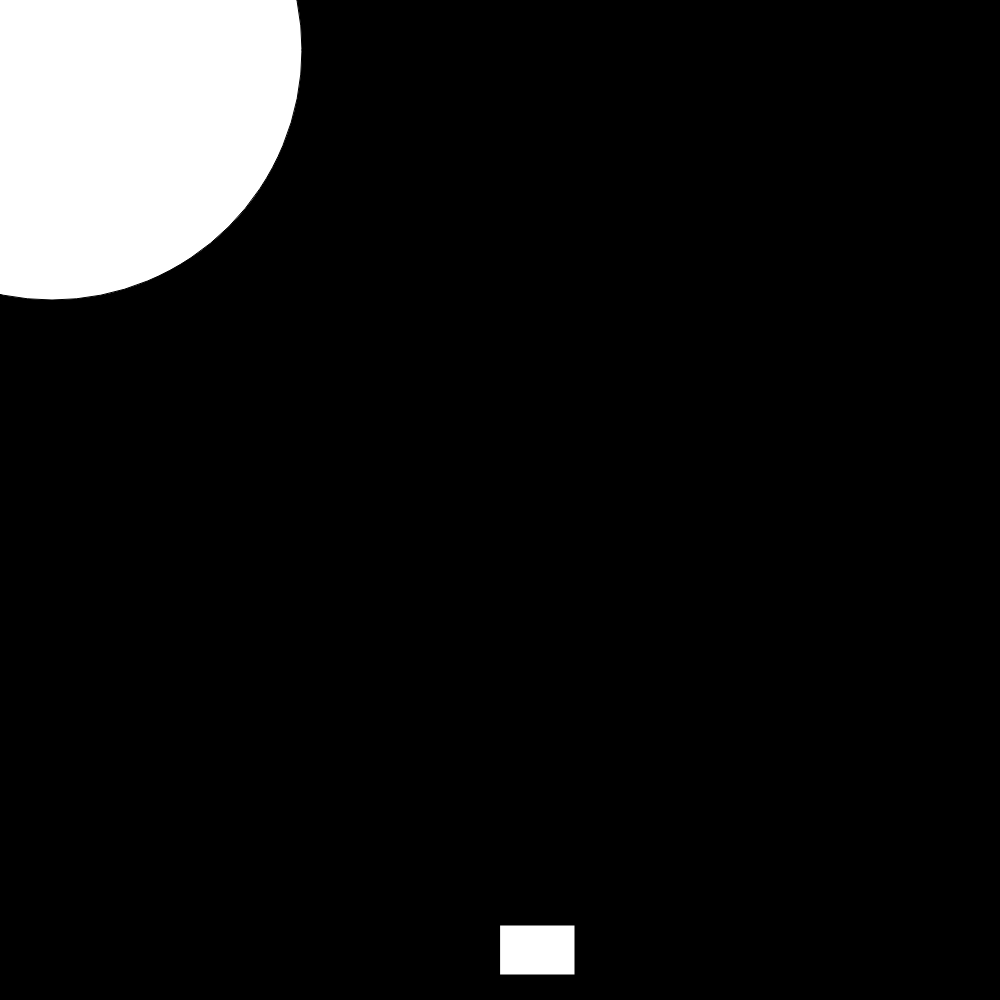
Frame 1 (no input)
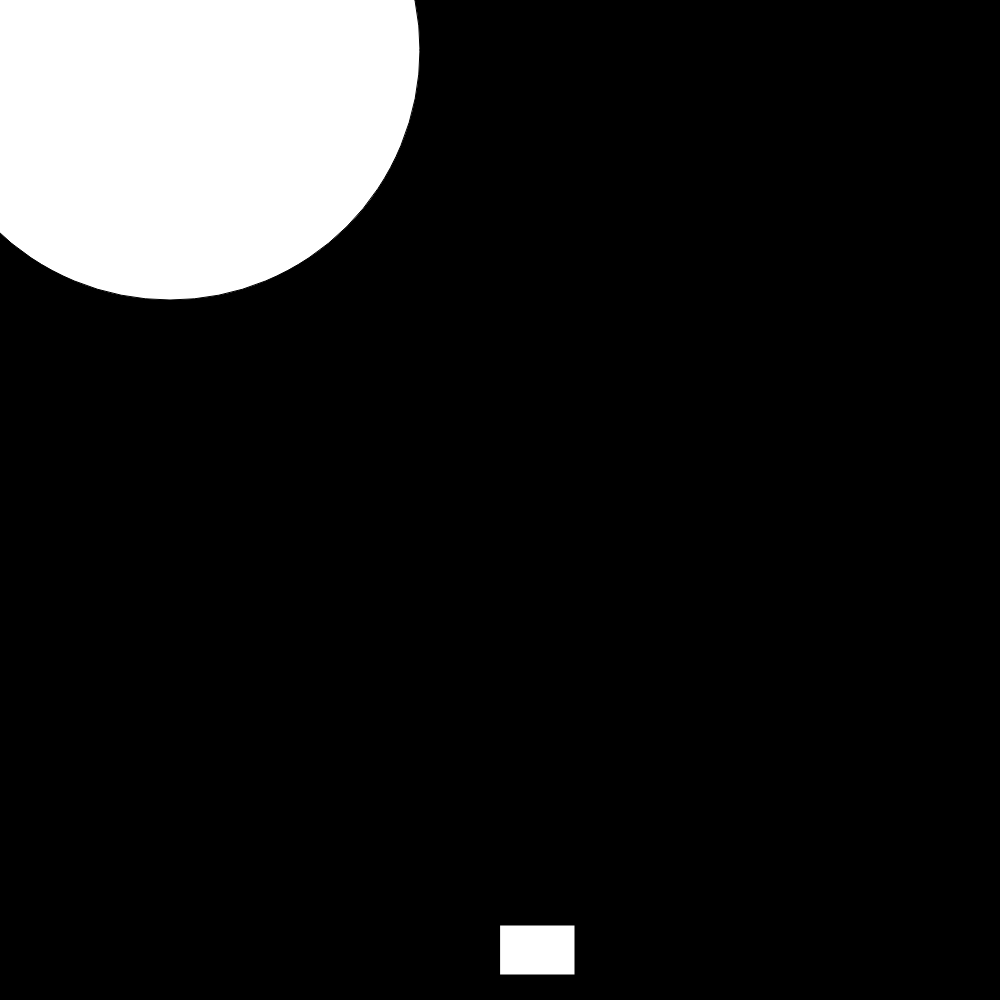
Frame 60 (no input)
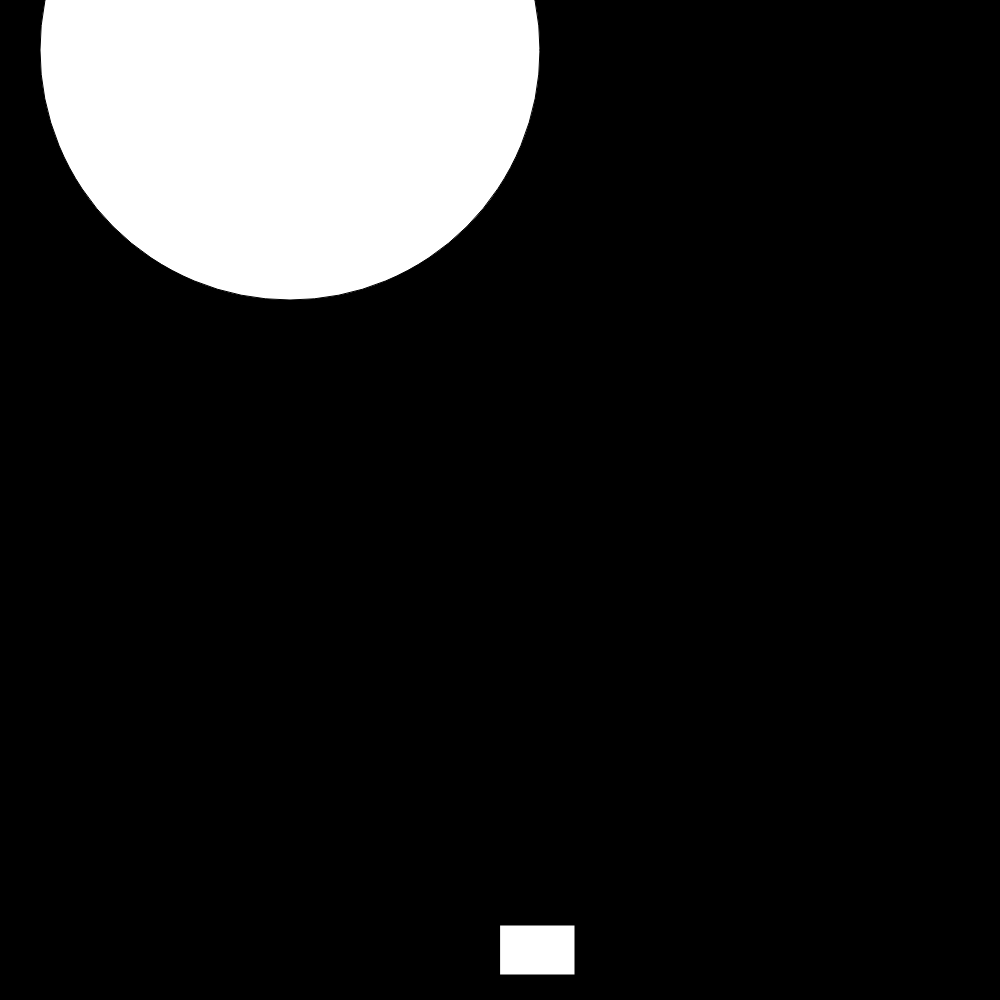
Frame 120 (the mouse pressed at the canvas centre since frame 60)

The p5.js sketch that drew these frames (run headless with seeded random() and noise() and a simulated clock; from frame 60 on, the mouse is pressed at the canvas centre):

// p5.js sketch
// ── sketch.js
let ship = {
    shipX: 500,
    shipY: 1000 - 75,
}
let player = Object.create(ship);
let alien = {
    alienX: 50,
    alienY: 50,
    alienRadius: 500,
}
let enemy = Object.create(alien);
function setup() {
    createCanvas(1000, 1000);
    background(0);
    frameRate(45);
}
let bullet = {
    bulletX: player.shipX,
    bulletY: player.shipY
}
let shot = Object.create(bullet);
function draw(){
    if(keyIsDown(LEFT_ARROW)) {
        player.shipX -= 5;
    }
    if(keyIsDown(RIGHT_ARROW)) {
        player.shipX += 5;
    }
    background(0);
    enemy.alienX += 2;
    ellipse(enemy.alienX, enemy.alienY, enemy.alienRadius, enemy.alienRadius);
    rect(player.shipX, player.shipY, 75, 50);
    if(keyIsDown(13)) {
        createBullet();
    }
    const collision = checkForCollision();
    if(collision) {
        fill(255);
        ellipse(enemy.alienX, enemy.alienY, enemy.alienRadius, enemy.alienRadius);
    }
}
function createBullet() {
    // let shot = Object.create(bullet);
    for(let i = 0; i < 3; i++) {
        rect(shot.bulletX, shot.bulletY + (i * 200), 10, 10);
    }
    moveBullet();
}
function moveBullet() {
    // let shot = Object.create(bullet);
    shot.bulletY -= 20;
    if(shot.bulletY <= 0) {
        shot.bulletY = player.shipY;
        shot.bulletX = player.shipX;
    }
}
function checkForCollision() {
    const distance = dist(enemy.alienX, enemy.alienY, shot.bulletX, shot.bulletY);
    return distance <= enemy.alienRadius;
}
